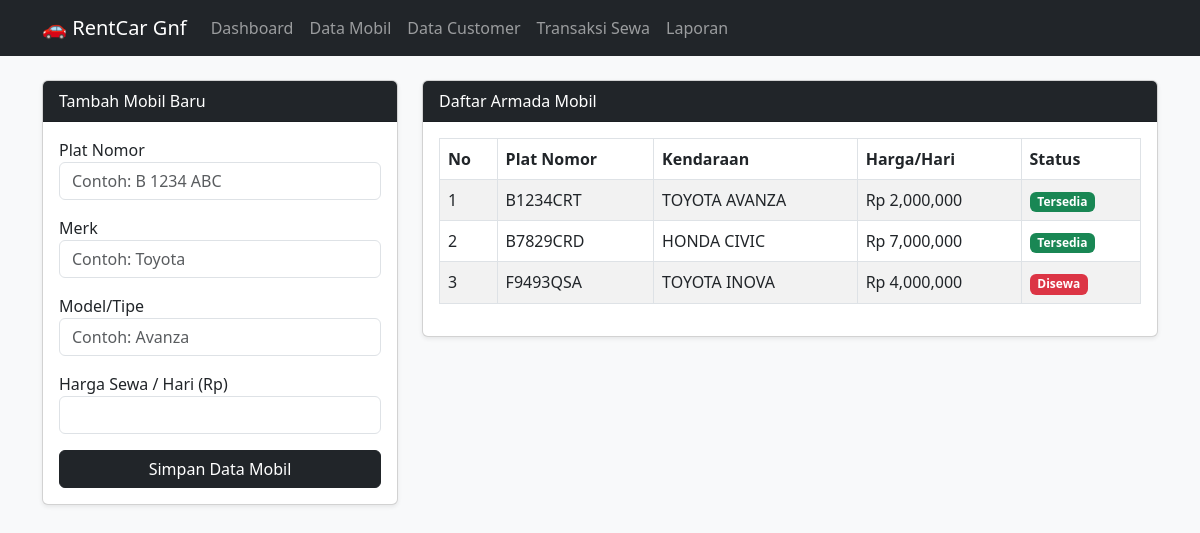
Screenshot of /mobil.php with the database file from the repository.
### tables this page shows
CREATE TABLE `mobil` (
  `id_mobil` int(11) NOT NULL,
  `plat_nomor` varchar(10) NOT NULL,
  `merk` varchar(50) NOT NULL,
  `model` varchar(50) NOT NULL,
  `harga_per_hari` int(11) NOT NULL,
  `status` enum('Tersedia','Disewa') DEFAULT 'Tersedia'
);

### mobil.php (the view, shortened to what this page needs)
<?php
include 'koneksi.php';
include 'header.php';
?>
<div class="row">
    <div class="col-md-4 mb-4">
        <div class="card shadow-sm">
            <div class="card-header bg-dark text-white">Tambah Mobil Baru</div>
            <div class="card-body">
                <form method="POST" action="">
                    <div class="mb-3">
                        <label>Plat Nomor</label>
                        <input type="text" name="plat_nomor" class="form-control" placeholder="Contoh: B 1234 ABC" required>
                    </div>
                    <div class="mb-3">
                        <label>Merk</label>
                        <input type="text" name="merk" class="form-control" placeholder="Contoh: Toyota" required>
                    </div>
                    <div class="mb-3">
                        <label>Model/Tipe</label>
                        <input type="text" name="model" class="form-control" placeholder="Contoh: Avanza" required>
                    </div>
                    <div class="mb-3">
                        <label>Harga Sewa / Hari (Rp)</label>
                        <input type="number" name="harga_per_hari" class="form-control" required>
                    </div>
                    <button type="submit" name="simpan" class="btn btn-dark w-100">Simpan Data Mobil</button>
                </form>
            </div>
        </div>
    </div>
    <div class="col-md-8">
        <div class="card shadow-sm">
            <div class="card-header bg-dark text-white">Daftar Armada Mobil</div>
            <div class="card-body">
                <table class="table table-bordered table-striped align-middle">
                    <thead>
                        <tr>
                            <th>No</th>
                            <th>Plat Nomor</th>
                            <th>Kendaraan</th>
                            <th>Harga/Hari</th>
                            <th>Status</th>
                        </tr>
                    </thead>
                    <tbody>
                        <?php
                        $no = 1;
                        $data = mysqli_query($koneksi, "SELECT * FROM mobil");
                        while($row = mysqli_fetch_array($data)){
                            $badge = ($row['status'] == 'Tersedia') ? 'bg-success' : 'bg-danger';
                            echo "<tr>
                                    <td>$no</td>
                                    <td>{$row['plat_nomor']}</td>
                                    <td>{$row['merk']} {$row['model']}</td>
                                    <td>Rp ".number_format($row['harga_per_hari'])."</td>
                                    <td><span class='badge $badge'>{$row['status']}</span></td>
                                  </tr>";
                            $no++;
                        }
                        ?>
                    </tbody>
                </table>
            </div>
        </div>
    </div>
</div>
<?php include 'footer.php'; ?>

### rows the page displays
mobil: plat_nomor "B1234CRT", merk "TOYOTA", model "AVANZA", harga_per_hari "2,000,000", status "Tersedia"
mobil: plat_nomor "B7829CRD", merk "HONDA", model "CIVIC", harga_per_hari "7,000,000", status "Tersedia"
mobil: plat_nomor "F9493QSA", merk "TOYOTA", model "INOVA", harga_per_hari "4,000,000", status "Disewa"
